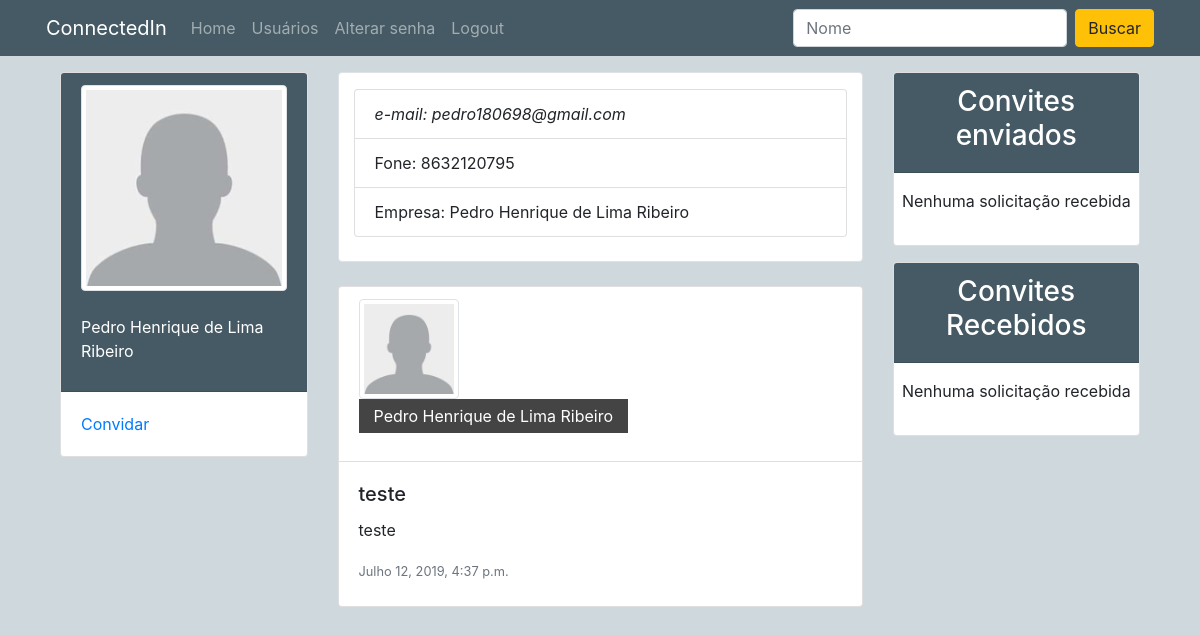
Before: /perfil/19/ (signed in) with the older database file.
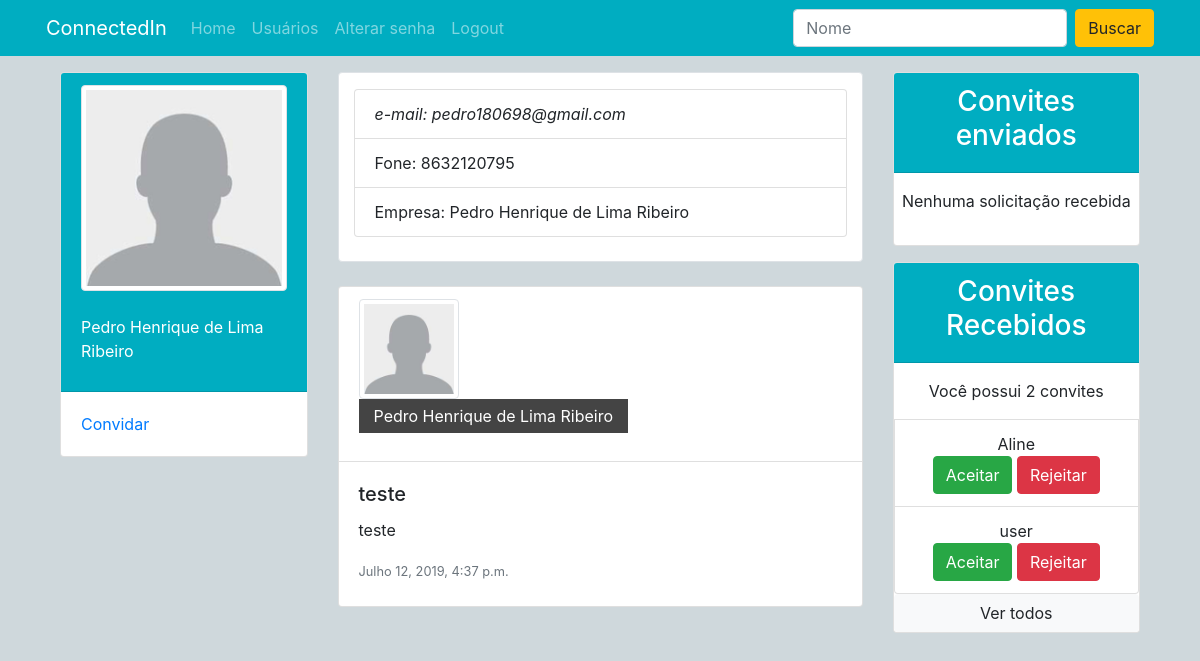
After: the same page with the newer database file.
### perfis/models.py (models this page shows, shortened)
class Post(models.Model):
    titulo = models.CharField(max_length=250)
    text = models.TextField()
    data_postagem = models.DateTimeField(auto_now=True)
    perfil = models.ForeignKey(Perfil, on_delete=models.CASCADE, related_name='posts')
    imagem = models.ImageField(null=True, blank=True, upload_to='uploads/postagem/')

class Perfil(models.Model):
    nome = models.CharField(max_length=255, null=False)
    telefone = models.CharField(max_length=15, null= False)
    nome_empresa = models.CharField(max_length=255, null=False)
    imagem_perfil = models.ImageField(null=True, blank=True, upload_to='uploads/fotoperfil/')
    imagem_capa = models.ImageField(null=True, blank=True, upload_to='uploads/fotocapa/')
    cor = models.CharField(max_length=10, default='#455A64')
    contatos = models.ManyToManyField('self')
    usuario = models.OneToOneField(User, related_name='perfil', on_delete=models.CASCADE)
    @property
    def email(self):
        return self.usuario.email

class Convite(models.Model):
    solicitante = models.ForeignKey(Perfil,on_delete=models.CASCADE,related_name='convites_feitos' )
    convidado = models.ForeignKey(Perfil, on_delete= models.CASCADE, related_name='convites_recebidos')

### perfis/views.py (the view)
# urls.py: path('perfil/<int:perfil_id>/', views.exibir_perfil, name='exibir'),
@login_required(login_url='login')
def exibir_perfil(request, perfil_id):
    dados = {}
    dados['perfil'] = Perfil.objects.get(id=perfil_id)
    dados['perfil_logado'] = perfil_logado = request.user.perfil
    dados['ja_eh_contato'] = dados['perfil_logado'].contatos.filter(id=dados['perfil'].id)
    dados['timeline'] = dados['perfil'].posts.all()
    return render(request, 'perfil.html', dados)

### perfis/templates/perfil.html (shortened to what the changed rows need)
{% load static %}
<!DOCTYPE html>
<html lang="pt-br">
<head>
	<link rel="stylesheet" href="https://stackpath.bootstrapcdn.com/bootstrap/4.3.1/css/bootstrap.min.css"
>
	<link rel="stylesheet" href="{% static '/css/estilo.css' %}">
</head>
<body style="{% if perfil.imagem_capa %} background: url('/media/{{ perfil.imagem_capa }}'); {% else %} background: #CFD8DC; {% endif %}
                background-repeat: no-repeat;
                background-size: cover;
                background-position: center;
                background-attachment: fixed;">
	<main class="mx-0 index">
		<div class="row container">
			<section class="col col-sm-12 col-md-3 py-3 opcoes-do-usuario">
				<div class="card">
					<div class="card-header center-center" style="background: {{ perfil.cor }};;" data-toggle="tooltip"
						data-placement="bottom" title="Alterar foto do perfil">
						<img src="{% if perfil.imagem_perfil %} /media/{{ perfil.imagem_perfil }}
                        {% else %} {% static 'media/img/user.png' %} {% endif %}" alt="Usuário" width="100%"
							class="img-fluid img-thumbnail"><br>
						<p class="text-white">{{ perfil.nome }}</p>
					</div>
				</div>
			</section>
			<div class="timeline col col-sm-12 col-md-6 mt-3">
				<div class="container bg-white py-3 border rounded">
					<ul class="list-group mb-2">
						<li class="list-group-item"><em>e-mail: {{ perfil.email }}</em></li>
						<li class="list-group-item">Fone: {{ perfil.telefone }}</li>
						<li class="list-group-item">Empresa: {{ perfil.nome_empresa }}</li>
					</ul>
				</div>
				{% if timeline %}
				{% for post in timeline %}
				<div class="card post-index my-4" style="max-width: 100%;">
					<div class="no-gutters">
						<div class="card-header" style="{% if post.perfil.imagem_capa %} background: url('/media/{{ post.perfil.imagem_capa }}'); {% else %} background: url('{% static 'media/img/bg01.jpg' %}'); {% endif %}
                                                background-repeat: no-repeat;
                                                background-size: cover;
                                                background-position: center;">
							<img src="{% if post.perfil.imagem_perfil %} /media/{{ post.perfil.imagem_perfil }} {% else %} {% static 'media/img/user.png' %} {% endif %}"
								width="100" alt="Usuário" class="img-thumbnail">
							<p class="text-white">{{ post.perfil.nome }}</p>
						</div>
						<div class="card-body pb-4">
							<h5 class="card-title">{{ post.titulo }}</h5>
							<p class="card-text">
								{{ post.text }}
							</p>
							<p class="card-text"><small class="text-muted">{{ post.data_postagem }}</small>
							</p>
						</div>
					</div>
				</div>
				{% endfor %}
				{% endif %}
			</div>
			<aside class="col col-sm-12 col-md-3 py-3">
				<div class="mt-3 card bg-white">
					<div class="card-body px-0 py-0">
						{% if perfil_logado.convites_recebidos.all %}
						<ul class="list-group">
							<p class="text-center px-1 pt-3">
								Você possui
								{{ perfil_logado.convites_recebidos.count }}
								convite{{ perfil_logado.convites_recebidos.count|pluralize }}
							</p>
							{% for convite in perfil_logado.convites_recebidos.all %}
							<li class="list-group-item full-w text-center">{{ convite.solicitante.nome }} <br>
								<a href="/perfil/{{ convite.id }}/aceitar"
									class="float-center btn btn-success">Aceitar</a> <a
									href="/perfil/{{ convite.id }}/rejeitar"
									class="float-center btn btn-danger">Rejeitar</a> </li>
							{% endfor %}
						</ul>
						<a href="#" class="btn btn-light full-w">Ver todos</a>
						{% else %}
						<p class="px-2 py-3 text-center">Nenhuma solicitação recebida</p>
						{% endif %}
					</div>
				</div>
			</aside>
		</div>
	</main>
</body>
</html>

Changed rows visible on the page:
changed Perfil "Pedro Henrique de Lima Ribeiro": cor "#455A64" → "#00adc1" (drawn); convites_recebidos.count (not shown) → "2"
added Convite: solicitante.nome "Aline"
added Convite: solicitante.nome "user"
Other visible differences:
text no longer shown: "Nenhuma solicitação recebida"
text now shown: "Você possui convite Ver todos"
